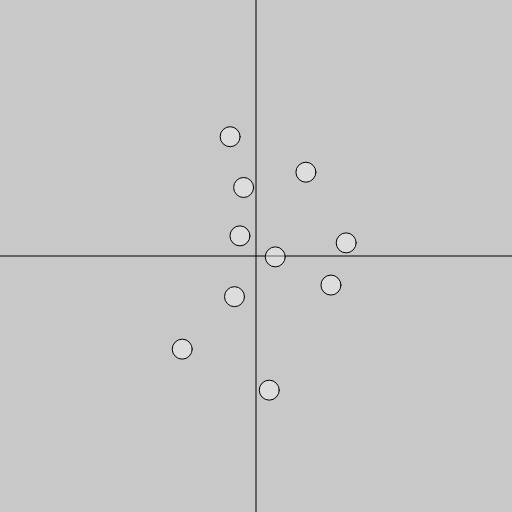
Frame 1 (no input)
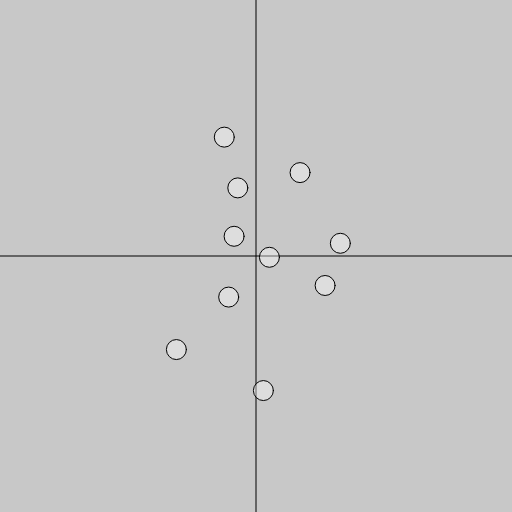
Frame 60 (no input)
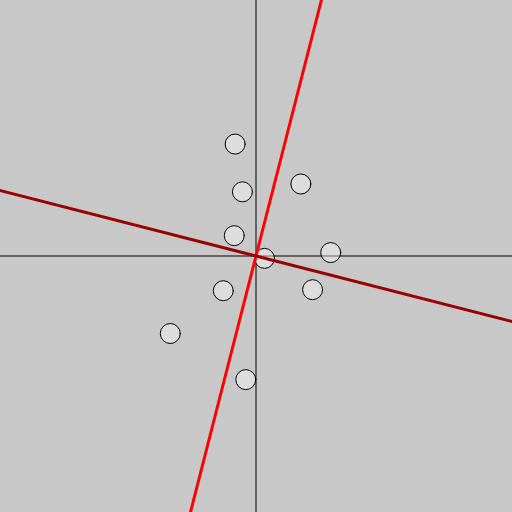
Frame 120 (the mouse pressed at the canvas centre since frame 60)

The p5.js sketch that drew these frames (run headless with seeded random() and noise() and a simulated clock; from frame 60 on, the mouse is pressed at the canvas centre):

// p5.js sketch
// ── sketch.js
const canvasW = 512;
const canvasH = 512;

// dang globalists
let data;
let centeredData;
let projectedData;

let covarianceMatrix;
let eigVals;
let eigVectors;
let projectionMatrix;

function myRound(x, n) {
  const mag = 10 ** n;
  return Math.round(x * mag) / mag;
}


function mean(x) {
  return x.reduce((accum, curr) => accum + curr) / x.length;
}


// A lot of assuming good input is going on in the matrix functions
function matTrace(a) {
  let traceTotal = 0;
  for (let i = 0; i < a.length; i += 1) {
    traceTotal += a[i][i];
  }
  return traceTotal;
}


function determinant2by2(a) {
  return a[0][0] * a[1][1] - a[0][1] * a[1][0];
}


function eigenvalues2by2(a) {
  const trA = matTrace(a);
  const detA = determinant2by2(a);

  const quadraticPart2 = sqrt(trA ** 2 - 4 * detA);
  const root1 = (trA + quadraticPart2) / 2;
  const root2 = (trA - quadraticPart2) / 2;

  // ignore sign and sort
  const roots = [root1, root2].sort((x, y) => abs(y) - abs(x));

  return roots;
}


function eigenvectors2by2(m, eigenvalues) {
  const prec = 8;

  const a = myRound(m[0][0], prec);
  const b = myRound(m[0][1], prec);
  const c = myRound(m[1][0], prec);
  const d = myRound(m[1][1], prec);

  const l1 = eigenvalues[0];
  const l2 = eigenvalues[1];

  let ev1;
  let ev2;
  if (c !== 0) {
    ev1 = [l1 - d, c];
    ev2 = [l2 - d, c];
  } else if (b !== 0) {
    ev1 = [b, l1 - a];
    ev2 = [b, l2 - a];
  } else {
    ev1 = [1, 0];
    ev2 = [0, 1];
  }

  if (ev1[0] < 0) {
    ev1[0] *= -1;
    ev1[1] *= -1;
  }

  if (ev2[1] < 0) {
    ev2[0] *= -1;
    ev2[1] *= -1;
  }

  // normalize
  const ev1Mag = dist(0, 0, ev1[0], ev1[1]);
  const ev2Mag = dist(0, 0, ev2[0], ev2[1]);

  return [
    [ev1[0] / ev1Mag, ev1[1] / ev1Mag],
    [ev2[0] / ev2Mag, ev2[1] / ev2Mag],
  ];
}


function matScale(s, m) {
  const nRows = m.length;
  const nCols = m[0].length;

  const output = new Array(nRows);

  for (let r = 0; r < nRows; r += 1) {
    output[r] = new Array(nCols);
    for (let c = 0; c < nCols; c += 1) {
      output[r][c] = s * m[r][c];
    }
  }
  return output;
}


function matMul(a, b) {
  const aNRows = a.length;
  const aNCols = a[0].length;
  const bNCols = b[0].length;

  const output = new Array(aNRows);

  for (let r = 0; r < aNRows; r += 1) {
    output[r] = new Array(bNCols);
    for (let c = 0; c < bNCols; c += 1) {
      output[r][c] = 0;
      for (let i = 0; i < aNCols; i += 1) {
        output[r][c] += a[r][i] * b[i][c];
      }
    }
  }

  return output;
}


function covariance(x, y) {
  const xMean = mean(x);
  const yMean = mean(y);

  let numerator = 0;
  for (let i = 0; i < x.length; i += 1) {
    numerator += (x[i] - xMean) * (y[i] - yMean);
  }

  return numerator / (y.length - 1);
}


function covarianceMatrix2d(X) {
  const x = X.map((row) => row[0]);
  const y = X.map((row) => row[1]);

  const covXX = covariance(x, x);
  const covYY = covariance(y, y);
  const covXY = covariance(x, y);

  return [[covXX, covXY], [covXY, covYY]];
}


function genData2d(nRows) {
  const xMeanLow = -random(-1, 0);
  const xMeanHi = -random(0, 1);
  const xStd = random(1 / 15, 1 / 2);

  const yMeanLow = random(-1, 0);
  const yMeanHi = random(0, 1);
  const yStd = random(1 / 15, 1 / 2);

  const safeNRows = nRows || 10;

  const output = new Array(safeNRows);
  let xSum = 0;
  let ySum = 0;

  for (let r = 0; r < safeNRows; r += 1) {
    output[r] = new Array(2);

    const xMean = map(r, 0, safeNRows, xMeanLow, xMeanHi);
    const yMean = map(r, 0, safeNRows, yMeanLow, yMeanHi);

    const xVal = randomGaussian(xMean, xStd);
    const yVal = randomGaussian(yMean, yStd);

    xSum += xVal;
    ySum += yVal;

    output[r][0] = xVal;
    output[r][1] = yVal;
  }

  const xMean = xSum / safeNRows;
  const yMean = ySum / safeNRows;

  const centered = new Array(safeNRows);
  for (let r = 0; r < safeNRows; r += 1) {
    centered[r] = [
      (output[r][0] - xMean),
      (output[r][1] - yMean),
    ];
  }

  return [output, centered];
}


function plot2d(X) {
  const windowScale = 1.5;
  X.forEach((row) => {
    let [x, y] = row;
    x = map(x, -windowScale, windowScale, -width / 2, width / 2);
    y = map(y, -windowScale, windowScale, -height / 2, height / 2);
    ellipse(x, y, 20, 20);
  });
}


function drawAxes() {
  line(0, -height / 2, 0, height / 2);
  line(-width / 2, 0, width / 2, 0);
}


function animatePoints(a, b, i, start, end) {
  const nRows = a.length;
  const nCols = a[0].length;

  const output = new Array(nRows);
  for (let r = 0; r < nRows; r += 1) {
    output[r] = new Array(nCols);
    for (let c = 0; c < nCols; c += 1) {
      output[r][c] = map(i, start, end, a[r][c], b[r][c], true);
    }
  }
  return output;
}


function setup() {
  createCanvas(canvasW, canvasH);

  [data, centeredData] = genData2d();
  covarianceMatrix = covarianceMatrix2d(centeredData);

  eigVals = eigenvalues2by2(covarianceMatrix);
  eigVectors = eigenvectors2by2(covarianceMatrix, eigVals);

  projectionMatrix = [
    [eigVectors[0][0], eigVectors[1][0]],
    [eigVectors[0][1], eigVectors[1][1]],
  ];

  projectedData = matMul(centeredData, projectionMatrix);

  // centeredData = matScale(width / 2, centeredData);
  // projectedData = matScale(width / 3, projectedData);
}

let dataStep;
const centeringFrames = 100;
const rotatingFrames = 200;
function draw() {
  background(200);

  // origin at middle
  // larger y higher on screen
  translate(width / 2, height / 2);
  scale(1, -1);

  fill(255, 100);

  drawAxes();


  let start;
  let end;
  if (frameCount <= centeringFrames) {
    start = 0;
    end = centeringFrames;

    dataStep = animatePoints(
      data,
      centeredData,
      frameCount,
      start,
      end,
    );
    plot2d(dataStep);
  } else if (frameCount <= centeringFrames + rotatingFrames) {
    start = centeringFrames;
    end = centeringFrames + rotatingFrames;

    dataStep = animatePoints(
      centeredData,
      projectedData,
      frameCount,
      start,
      end,
    );
    plot2d(dataStep);

    push();
    strokeWeight(3);
    stroke(255, 0, 0);
    line(
      0, 0,
      width * map(frameCount, start, end, eigVectors[0][0], 1),
      width * map(frameCount, start, end, eigVectors[0][1], 0),
    );

    line(
      0, 0,
      -width * map(frameCount, start, end, eigVectors[0][0], 1),
      -width * map(frameCount, start, end, eigVectors[0][1], 0),
    );
    stroke(150, 0, 0);
    line(
      0, 0,
      height * map(frameCount, start, end, eigVectors[1][0], 0),
      height * map(frameCount, start, end, eigVectors[1][1], 1),
    );
    line(
      0, 0,
      -height * map(frameCount, start, end, eigVectors[1][0], 0),
      -height * map(frameCount, start, end, eigVectors[1][1], 1),
    );
    pop();
  } else {
    dataStep = projectedData;
    plot2d(dataStep);

    push();
    strokeWeight(3);
    stroke(255, 0, 0);
    line(0, 0, -width, 0);
    line(0, 0, width, 0);
    stroke(150, 0, 0);
    line(0, 0, 0, -height);
    line(0, 0, 0, height);
    pop();
  }

  fill(255);
  // plot_2d(data);

  // fill(100, 50);
  // plot_2d(centered_data);

  // fill(255, 0, 0, 50);
  // plot_2d(projected_data);
}


window.setup = setup;
window.draw = draw;
